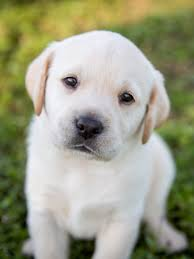
#> input picture Chuong1/images/1.jpg, 194 x 259 px
$ jupyter execute --allow-errors Chuong1_HoanThanh.ipynb   (shell and % lines are left out)
#> lines starting #> are read from the running program, lines starting #| are printed output that depends on the picture; after the words box and inside, x2 and y2 are one past the last pixel; in counts of white or black regions, pixels touching at a corner belong together
# Chương 1 – Nhập môn Xử lý ảnh
## Bài tập thực hành

Bài thực hành này giúp các bạn:
- Làm quen với môi trường Python cho xử lý ảnh: `os`, `numpy`, `opencv-python` (`cv2`), `matplotlib`.
- Hiểu ảnh số được biểu diễn như thế nào (ảnh số là hàm 2 chiều f(x, y)).
- Thực hành minh họa **3 mức xử lý ảnh số** đã học: xử lý mức thấp, mức trung, mức cao.

**Dữ liệu ảnh**: các ảnh mẫu nằm trong thư mục `images/` cùng cấp với notebook này.

[cell 1]
import os
import numpy as np
import cv2
import matplotlib.pyplot as plt


IMG_DIR = 'images'

## Bài tập 1: Làm quen với thư viện `os`

Trong các project về xử lý ảnh, ta thường xuyên cần liệt kê, duyệt qua các file ảnh trong một thư mục dữ liệu.
Một số hàm hay dùng:
- `os.listdir(dir)`: liệt kê tên tất cả file/thư mục con trong `dir`.
- `os.path.join(a, b)`: nối đường dẫn đúng theo định dạng hệ điều hành.
- `os.path.abspath(path)`: trả về đường dẫn tuyệt đối.

**Yêu cầu**: Hãy tạo 2 danh sách (python list) `abs_paths` và `rel_paths` chứa đường dẫn tuyệt đối và
đường dẫn tương đối đến tất cả các ảnh nằm trong thư mục `images/`.

[cell 2]
abs_paths = []
rel_paths = []

for name in sorted(os.listdir(IMG_DIR)):
    rel_path = os.path.join(IMG_DIR, name)
    extension = os.path.splitext(name)[1].lower()
    if os.path.isfile(rel_path) and extension in {'.jpg', '.jpeg', '.png', '.bmp', '.tif', '.tiff'}:
        rel_paths.append(rel_path)
        abs_paths.append(os.path.abspath(rel_path))

print("Số lượng ảnh tìm được:", len(rel_paths))
print(rel_paths)

## Bài tập 2: Ảnh số là gì? Đọc và biểu diễn ảnh dưới dạng ma trận

Theo lý thuyết Chương 1, một bức ảnh được định nghĩa là một hàm 2 chiều f(x, y), trong đó x, y là toạ độ
không gian và giá trị f(x, y) là cường độ sáng (hoặc màu) tại điểm đó. Khi số hoá, ảnh trở thành một **ma trận
số** mà `numpy`/`OpenCV` có thể xử lý.

- `cv2.imread(path)` đọc ảnh, trả về `numpy.ndarray` 3 chiều `(height, width, channels)`.
- `img.shape`, `img.dtype` cho biết kích thước và kiểu dữ liệu của ảnh (thường là `uint8`, giá trị 0-255).

[cell 3]
img = cv2.imread(os.path.join(IMG_DIR, '1.jpg'))
#> img is the input picture: shape (259, 194, 3); mean B, G, R 133.1, 157.9, 156.8
print("Kiểu dữ liệu trả về:", type(img))
#| Kiểu dữ liệu trả về: <class 'numpy.ndarray'>
print("Shape (H, W, C):", img.shape)
#| Shape (H, W, C): (259, 194, 3)
print("dtype:", img.dtype)
#| dtype: uint8

**Yêu cầu**: In ra giá trị pixel tại toạ độ (0, 0) (góc trên-trái) và tại toạ độ chính giữa ảnh. Giải thích ý nghĩa 3 giá trị số bạn nhận được tại mỗi điểm ảnh.

[cell 4]
top_left_pixel = img[0, 0]
#> top_left_pixel = [25, 93, 82]
center_pixel = img[img.shape[0] // 2, img.shape[1] // 2]
#> center_pixel = [15, 10, 11]

print("Pixel (0,0):", top_left_pixel)
#| Pixel (0,0): [25 93 82]
print("Pixel giữa ảnh:", center_pixel)
#| Pixel giữa ảnh: [15 10 11]

### Đọc ảnh xám và so sánh với ảnh màu

`cv2.imread(path, cv2.IMREAD_GRAYSCALE)` đọc ảnh trực tiếp ở dạng ảnh xám (1 kênh).

**Yêu cầu**: đọc lại đúng file ảnh trên ở chế độ ảnh xám, in ra `shape` và so sánh với `shape` của ảnh màu
ở trên. Viết 1-2 câu nhận xét (dùng comment `#`) về sự khác biệt.

[cell 5]
gray = cv2.imread(os.path.join(IMG_DIR, '1.jpg'), cv2.IMREAD_GRAYSCALE)
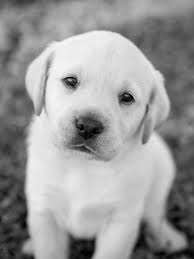
#> gray: shape (259, 194); min 0, max 248, mean 154.7
if gray is None:
    raise FileNotFoundError('Không đọc được images/1.jpg')

print("Shape ảnh xám:", gray.shape)
#| Shape ảnh xám: (259, 194)
print("Shape ảnh màu:", img.shape)
#| Shape ảnh màu: (259, 194, 3)
# Nhận xét: ảnh xám là ma trận 2 chiều (H, W), còn ảnh màu là mảng 3 chiều
# (H, W, 3). Ba giá trị tại mỗi pixel màu lần lượt là cường độ B, G, R.

## Hiển thị ảnh đúng màu (BGR vs RGB)

`OpenCV` lưu ảnh theo thứ tự kênh màu **B, G, R**, trong khi `matplotlib` hiển thị ảnh theo thứ tự **R, G, B**.
Hãy quan sát sự khác biệt:

[cell 6]
plt.figure(figsize=(6, 6))
plt.title('Hiển thị trực tiếp bằng plt.imshow (SAI MÀU)')
plt.imshow(img)
plt.show()

**Yêu cầu**: dùng `cv2.cvtColor(img, cv2.COLOR_BGR2RGB)` để chuyển đổi kênh màu rồi hiển thị lại cho đúng màu thật.

[cell 7]
img_rgb = cv2.cvtColor(img, cv2.COLOR_BGR2RGB)

plt.figure(figsize=(6, 6))
plt.title('Sau khi chuyển BGR -> RGB')
plt.imshow(img_rgb)
plt.show()

## Bài tập 3: Minh họa 3 mức xử lý ảnh số

Theo lý thuyết Chương 1, xử lý ảnh số được chia thành 3 mức:
- **Mức thấp** (Low-level): đầu vào và đầu ra đều là ảnh. Ví dụ: loại bỏ nhiễu, tăng độ tương phản, làm
  sắc nét ảnh.
- **Mức trung** (Mid-level): đầu vào là ảnh, đầu ra là các thuộc tính/đặc trưng được trích xuất từ ảnh
  (ví dụ: đường biên, vùng đối tượng sau khi phân ngưỡng).
- **Mức cao** (High-level): đầu vào là các đặc trưng, đầu ra là ý nghĩa/nhận thức (ví dụ: nhận dạng đối
  tượng). Ở mức này thường cần các mô hình phức tạp hơn (sẽ học ở các chương sau).

Dưới đây ta sẽ thực hành minh hoạ mức thấp và mức trung bằng các thao tác xử lý ảnh đơn giản.

### 3.1. Minh họa xử lý mức thấp: khử nhiễu ảnh (ảnh -> ảnh)

Ảnh `deer_salt.jpg` bị nhiễu muối-tiêu (salt-and-pepper noise).

[cell 8]
noisy = cv2.imread(os.path.join(IMG_DIR, 'deer_salt.jpg'), cv2.IMREAD_GRAYSCALE)
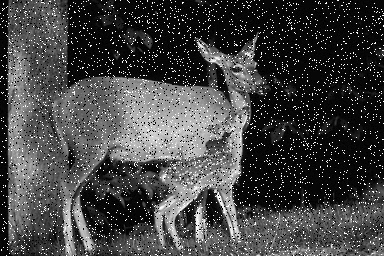
#> input picture Chuong1/images/deer_salt.jpg, 384 x 256 px
#> noisy is the input picture: shape (256, 384); min 0, max 255, mean 67.6
plt.figure(figsize=(6, 6))
plt.title('Ảnh gốc bị nhiễu')
plt.imshow(noisy, cmap='gray')
plt.show()

**Yêu cầu**: dùng `cv2.medianBlur(img, ksize)` để khử nhiễu, hiển thị ảnh trước và sau khi lọc trên cùng 1 hình để so sánh. Hãy thử với `ksize = 3` và `ksize = 5`, chọn kết quả bạn thấy tốt hơn.

[cell 9]
# Kernel 5x5 loại nhiễu muối-tiêu tốt hơn 3x3 trên ảnh mẫu này.
denoised = cv2.medianBlur(noisy, 5)
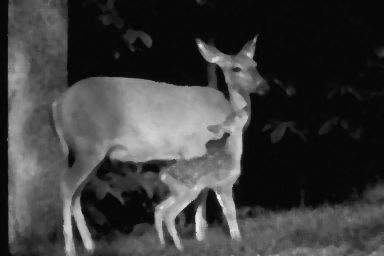
#> denoised: shape (256, 384); min 4, max 242, mean 60.3

plt.figure(figsize=(10, 5))
plt.subplot(1, 2, 1); plt.title('Trước'); plt.imshow(noisy, cmap='gray')
plt.subplot(1, 2, 2); plt.title('Sau khi khử nhiễu'); plt.imshow(denoised, cmap='gray')
plt.show()
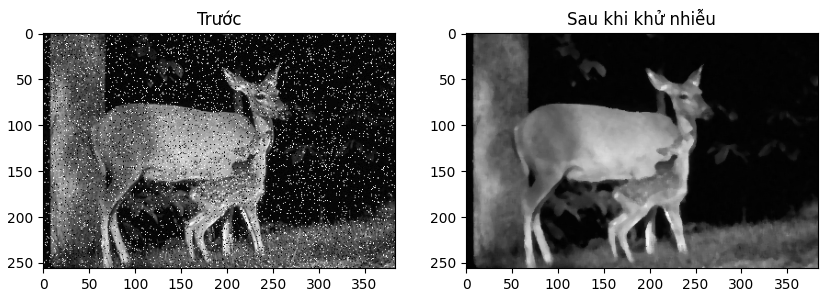
#> figure drawn by matplotlib, 2 panels

### 3.2. Minh họa xử lý mức trung: phân ngưỡng (thresholding) đơn giản (ảnh -> vùng đối tượng)

Ảnh `statue_bright.jpg` có phần bức tượng sáng hơn phần nền.

[cell 10]
statue = cv2.imread(os.path.join(IMG_DIR, 'statue_bright.jpg'), cv2.IMREAD_GRAYSCALE)
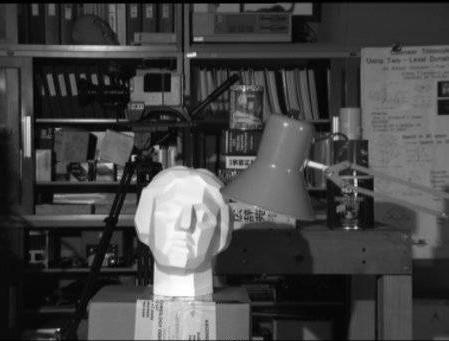
#> input picture Chuong1/images/statue_bright.jpg, 449 x 341 px
#> statue is the input picture: shape (341, 449); min 0, max 255, mean 68
plt.figure(figsize=(6, 6))
plt.imshow(statue, cmap='gray')
plt.show()

**Yêu cầu**: viết đoạn code phân ngưỡng thủ công: với ngưỡng `T = 128`, gán pixel có giá trị > T thành 255, ngược lại thành 0 (dùng `numpy`, không dùng hàm có sẵn `cv2.threshold`). Kết quả là một ảnh nhị phân tách vùng "đối tượng" khỏi "nền" — đây là một dạng đặc trưng (vùng ảnh) được trích ra từ ảnh, tương ứng với mức xử lý trung.

[cell 11]
T = 128

binary = np.where(statue > T, 255, 0).astype(np.uint8)
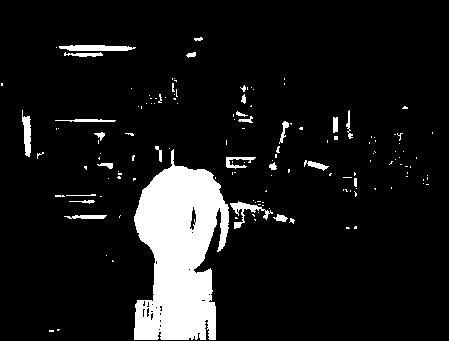
#> binary: shape (341, 449); 9.8% white; 146 white regions (120 under 20 px), largest, box (x1, y1, x2, y2) and area: (134, 149, 229, 340) 12070, (59, 45, 136, 51) 377, (230, 201, 273, 229) 315

plt.figure(figsize=(10, 5))
plt.subplot(1, 2, 1); plt.title('Ảnh xám gốc'); plt.imshow(statue, cmap='gray')
plt.subplot(1, 2, 2); plt.title(f'Phân ngưỡng T={T}'); plt.imshow(binary, cmap='gray')
plt.show()
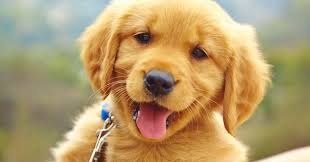
#> input picture Chuong1/images/2.jpg, 310 x 162 px
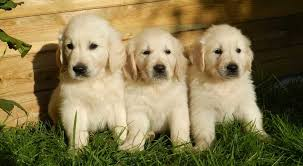
#> input picture Chuong1/images/3.jpg, 303 x 166 px

## Bài tập 4 (mở rộng): Hàm hiển thị nhiều ảnh

**Yêu cầu**: viết một hàm tiện ích `show_images(images, titles, cmap=None)` nhận vào danh sách ảnh và
danh sách tên tương ứng, hiển thị tất cả trên cùng một hàng bằng `plt.subplot`. Sau đó dùng lại hàm này
để hiển thị 5 ảnh `1.jpg` đến `5.jpg` trong thư mục `images/`.

[cell 12]
def show_images(images, titles, cmap=None):
    if len(images) != len(titles):
        raise ValueError('Số ảnh phải bằng số tiêu đề')
    if not images:
        return
    fig, axes = plt.subplots(1, len(images), figsize=(4 * len(images), 4))
    axes = np.atleast_1d(axes)
    for ax, image, title in zip(axes, images, titles):
        ax.imshow(image, cmap=cmap)
        ax.set_title(title)
        ax.axis('off')
    plt.tight_layout()
    plt.show()

#> (the rest of this cell did not finish here and is left out)
